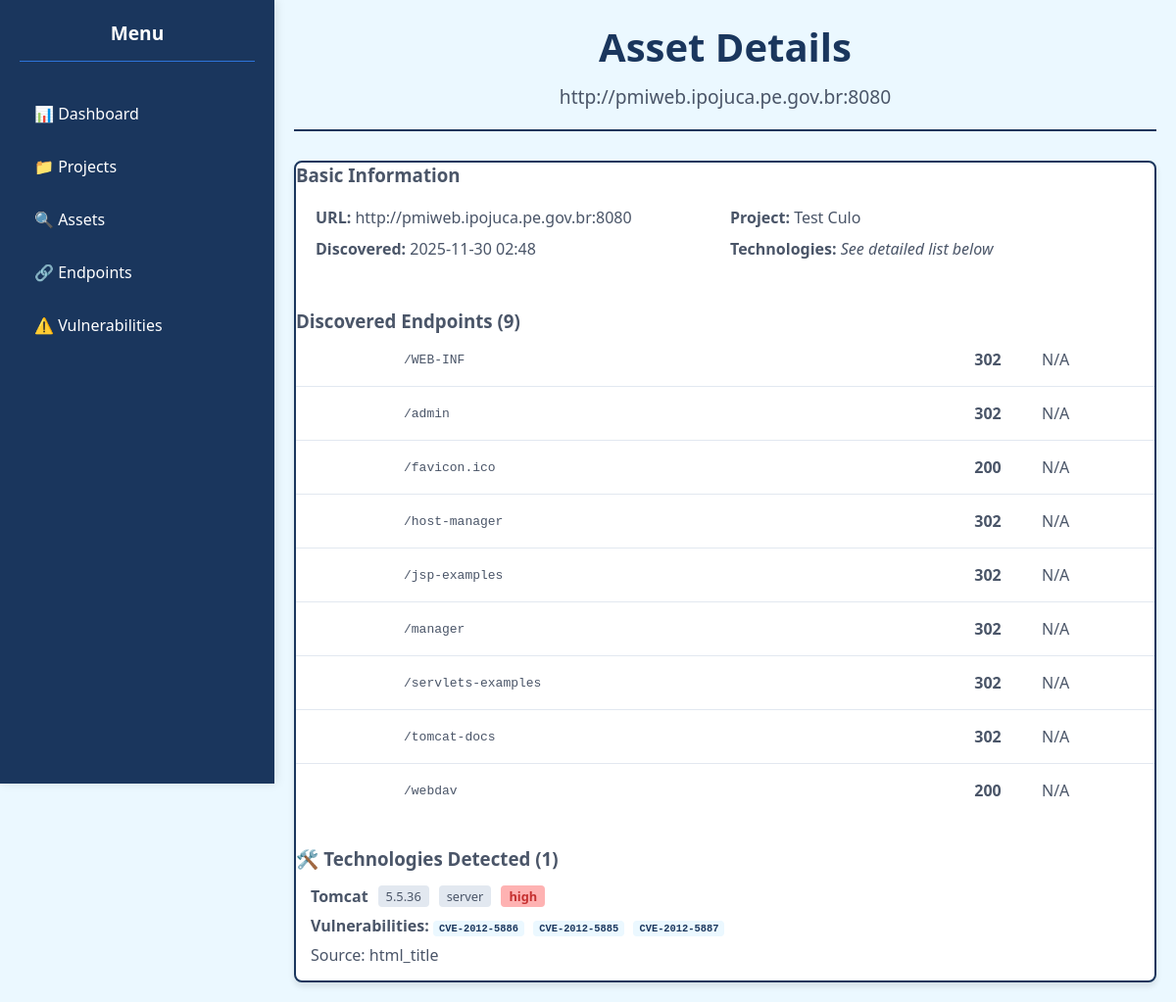
Page /asset/3 (signed in) on the committed database.
### tables this page shows
CREATE TABLE assets (
            id INTEGER PRIMARY KEY AUTOINCREMENT,
            url TEXT NOT NULL,
            technologies TEXT,
            open_ports TEXT,
            project_id INTEGER,
            discovery_date TEXT,
            FOREIGN KEY (project_id) REFERENCES projects (id)
        );

CREATE TABLE projects (
            id INTEGER PRIMARY KEY AUTOINCREMENT,
            name TEXT NOT NULL,
            created_date TEXT,
            description TEXT
        );

CREATE TABLE endpoints (
            id INTEGER PRIMARY KEY AUTOINCREMENT,
            asset_id INTEGER,
            path TEXT NOT NULL,
            status_code INTEGER,
            method TEXT,
            discovered_by TEXT,
            content TEXT,
            discovery_date TEXT,
            FOREIGN KEY (asset_id) REFERENCES assets (id)
        );

### dashboard/app.py (the view)
@app.route('/asset/<int:asset_id>')
@login_required
def asset_detail(asset_id):
    conn = get_db_connection()
    asset = conn.execute(
        'SELECT * FROM assets WHERE id = ?', (asset_id,)
    ).fetchone()
    if not asset:
        conn.close()
        return "Asset not found", 404
    endpoints = conn.execute(
        'SELECT * FROM endpoints WHERE asset_id = ? ORDER BY path', (asset_id,)
    ).fetchall()
    project = conn.execute(
        'SELECT name FROM projects WHERE id = ?', (asset['project_id'],)
    ).fetchone()
    conn.close()
    open_ports = []
    if asset['open_ports']:
        try:
            open_ports = json.loads(asset['open_ports'])
        except:
            open_ports = []
    technologies = []
    if asset['technologies']:
        try:
            technologies = json.loads(asset['technologies'])
        except:
            technologies = []
    return render_template('asset_detail.html',
                         asset=asset,
                         endpoints=endpoints,
                         technologies=technologies,
                         open_ports=open_ports,
                         project_name=project['name'] if project else 'Unknown')

### dashboard/app.py (called while the page is built)
def get_db_connection():
    base_dir = os.path.dirname(os.path.dirname(os.path.abspath(__file__)))
    db_path = os.path.join(base_dir, 'database', 'hellSsus.db')
    print(f"📁 CONNECTING TO: {db_path}")
    conn = sqlite3.connect(db_path)
    conn.row_factory = sqlite3.Row
    return conn

def login_required(f):
    @wraps(f)
    def decorated_function(*args, **kwargs):
        if 'user_id' not in session:
            return redirect(url_for('login'))
        return f(*args, **kwargs)
    return decorated_function

### dashboard/templates/asset_detail.html (shortened to what this page needs)
{% extends "base.html" %}
{% block content %}
<div class="page-header">
    <h1 class="page-title">Asset Details</h1>
    <p class="page-subtitle">{{ asset.url }}</p>
</div>
<div class="table-container">
    <div class="container">
    <div class="asset-info">
        <h3>Basic Information</h3>
        <div class="info-grid">
            <div><strong>URL:</strong> {{ asset.url }}</div>
            <div><strong>Project:</strong> {{ project_name }}</div>
            <div><strong>Discovered:</strong>
                {% if asset.discovery_date %}
                    {{ asset.discovery_date.replace('T', ' ')[:16] }}
                {% else %}
                    During scan
                {% endif %}
            </div>
            {% if asset.technologies %}
            <div><strong>Technologies:</strong> <em>See detailed list below</em></div>
            {% endif %}
        </div>
    </div>
    <div class="endpoints-section">
        <h3>Discovered Endpoints ({{ endpoints|length }})</h3>
        <div class="endpoints-list">
            {% for endpoint in endpoints %}
            <div class="endpoint-item">
                <div class="endpoint-method">{{ endpoint.method  or 'GET' }}</div>
                <div class="endpoint-path">{{ endpoint.path }}</div>
                <div class="endpoint-status status-{{ endpoint.status_code  // 100 }}x">
                    {{ endpoint.status_code  or 'N/A' }}
                </div>
                <div class="endpoint-length">{{ endpoint.content_length or 'N/A' }}</div>
            </div>
            {% endfor %}
        </div>
    </div>
    {% if technologies %}
    <div class="section">
        <h3>🛠️ Technologies Detected ({{ technologies|length }})</h3>
        <div class="technologies-list">
            {% for tech in technologies %}
            <div class="tech-item">
                <div class="tech-header">
                    <strong>{{ tech.name }}</strong>
                    <span class="tech-version">{{ tech.version or 'N/A' }}</span>
                    <span class="tech-type">{{ tech.type }}</span>
                    <span class="confidence-{{ tech.confidence.lower() }}">{{ tech.confidence }}</span>
                </div>
                {% if tech.vulnerabilities %}
                <div class="tech-vulns">
                    <strong>Vulnerabilities:</strong>
                    {% for cve in tech.vulnerabilities %}
                    {% if 'critical' in cve.lower() %}
                        <span class="cve-critical">{{ cve }}</span>
                    {% elif 'high' in cve.lower() %}
                        <span class="cve-high">{{ cve }}</span>
                    {% elif 'medium' in cve.lower() %}
                        <span class="cve-medium">{{ cve }}</span>
                    {% elif 'low' in cve.lower() %}
                        <span class="cve-low">{{ cve }}</span>
                    {% else %}
                        <span class="cve-info">{{ cve }}</span>
                    {% endif %}
                    {% endfor %}
                </div>
                {% endif %}
                <div class="tech-source">Source: {{ tech.source }}</div>
            </div>
            {% endfor %}
        </div>
    </div>
    {% endif %}
</div>
{% endblock %}

### dashboard/static/css/style.css (style rules this page uses)
:root { --dark-blue: #1a365d; --medium-blue: #2d74da; --light-blue: #ebf8ff; --white: #ffffff; --light-gray: #f7fafc; --gray: #4a5568; }
* { margin: 0; padding: 0; box-sizing: border-box; }
body { font-family: 'Segoe UI', Tahoma, Geneva, Verdana, sans-serif; background: var(--light-blue); color: var(--gray); }
.page-header { text-align: center; border-bottom: 2px solid var(--dark-blue); padding-bottom: 20px; margin-bottom: 30px; }
.page-title { font-size: 2.5em; color: var(--dark-blue); margin-bottom: 10px; }
.page-subtitle { font-size: 1.2em; color: var(--gray); }
.table-container { background: var(--white); border-radius: 8px; border: 2px solid var(--dark-blue); box-shadow: 0 4px 6px rgba(0,0,0,0.1); overflow: hidden; }

### dashboard/templates/asset_detail.html (style rules this page uses)
.info-grid { display: grid; grid-template-columns: 1fr 1fr; gap: 10px; background: var(--blanco); padding: 20px; border-radius: 8px; border: 1px solid var(--azul-oscuro); }
.endpoints-section { margin-top: 30px; }
.endpoints-list { background: var(--blanco); border-radius: 8px; border: 1px solid var(--azul-oscuro); }
.endpoint-item { display: grid; grid-template-columns: 80px 1fr 80px 100px; gap: 15px; padding: 12px 15px; border-bottom: 1px solid #e2e8f0; align-items: center; }
.endpoint-item:last-child { border-bottom: none; }
.endpoint-method { background: var(--azul-oscuro); color: white; padding: 4px 8px; border-radius: 4px; text-align: center; font-weight: bold; font-size: 0.8em; }
.endpoint-path { font-family: monospace; word-break: break-all; }
.endpoint-status { text-align: center; font-weight: bold; padding: 4px 8px; border-radius: 4px; }
.section { margin-top: 30px; }
.technologies-list, .ports-list, .secrets-list { background: var(--blanco); border-radius: 8px; border: 1px solid var(--azul-oscuro); }
.tech-item, .port-item, .secret-item { padding: 15px; border-bottom: 1px solid #e2e8f0; }
.tech-item:last-child, .port-item:last-child, .secret-item:last-child { border-bottom: none; }
.tech-header { display: flex; gap: 10px; align-items: center; margin-bottom: 8px; flex-wrap: wrap; }
.tech-version, .tech-type, .tech-confidence { background: #e2e8f0; padding: 2px 8px; border-radius: 4px; font-size: 0.8em; }
.tech-vulns { margin: 8px 0; }
.cve-info { background: #ebf8ff; color: #1a365d; padding: 2px 6px; border-radius: 4px; font-size: 0.8em; margin-right: 5px; font-family: monospace; font-weight: bold; }
.confidence-high { background: #feb2b2; color: #c53030; padding: 2px 8px; border-radius: 4px; font-size: 0.8em; font-weight: bold; }

### rows in the picture
assets: url "http://pmiweb.ipojuca.pe.gov.br:8080", discovery_date "2025-11-30 02:48"
projects: name "Test Culo"
endpoints: path "/WEB-INF", status_code "302", content_length "N/A"
endpoints: path "/admin", status_code "302", content_length "N/A"
endpoints: path "/favicon.ico", status_code "200", content_length "N/A"
endpoints: path "/host-manager", status_code "302", content_length "N/A"
endpoints: path "/jsp-examples", status_code "302", content_length "N/A"
endpoints: path "/manager", status_code "302", content_length "N/A"
endpoints: path "/servlets-examples", status_code "302", content_length "N/A"
endpoints: path "/tomcat-docs", status_code "302", content_length "N/A"
endpoints: path "/webdav", status_code "200", content_length "N/A"

### other values in the picture
{{ endpoints|length }} "9"
{{ technologies|length }} "1"
{{ tech.name }} "Tomcat"
{{ tech.version or 'N/A' }} "5.5.36"
{{ tech.type }} "server"
{{ tech.confidence }} "high"
{{ cve }} "CVE-2012-5886" "CVE-2012-5885" "CVE-2012-5887"
{{ tech.source }} "html_title"
